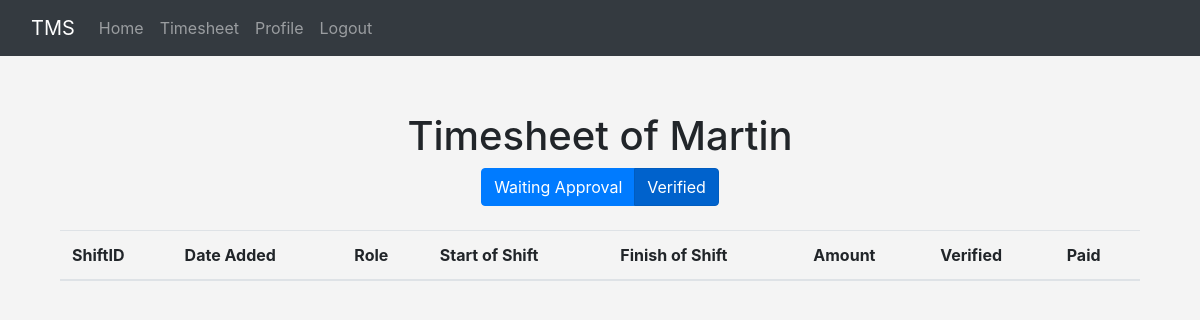
The page /verified_shifts (signed in) on the database as committed earlier.
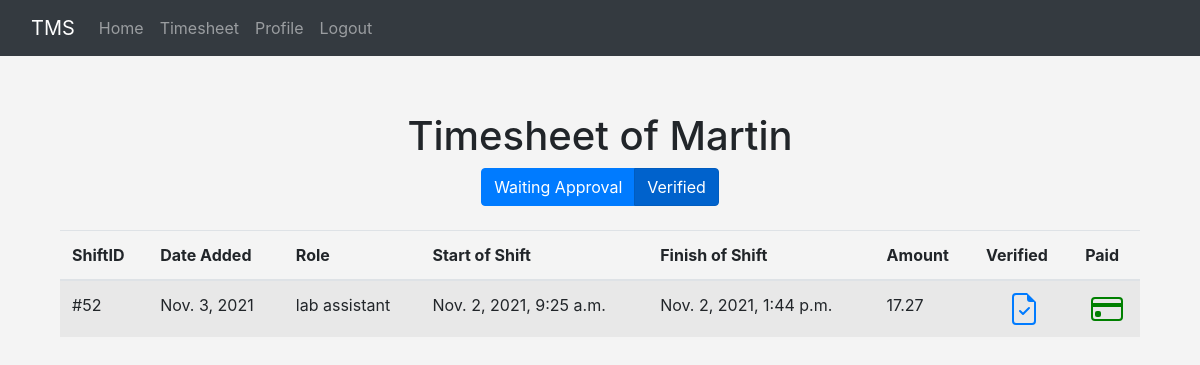
The same page on the database as committed later.
### timesheet/models.py (models this page shows, shortened)
class Shift(models.Model):
    studentID = models.ForeignKey(User, blank=True, null=True, on_delete=models.CASCADE)
    date = models.DateTimeField('Date added', auto_now_add=True)
    role = models.ForeignKey(Roles, blank=True, null=True, on_delete=models.SET_NULL)
    startHour = models.DateTimeField('Time started working')
    endHour = models.DateTimeField('Time finished working')
    verified = models.BooleanField(default=False)
    paid = models.BooleanField(default=False)
    def payment(self):
        time = self.endHour - self.startHour                                 #calculate time working
        payment = round(self.role.hourlyPay * time.seconds / 60 / 60,2)      #hourlyPay * hours worked, rounded for 2 demicals
        return payment

class Roles(models.Model):
    name = models.CharField('Type of role', max_length=120)
    hourlyPay = models.IntegerField('Payment per hour for a role')
    def __str__(self):
        return self.name

### timesheet/views.py (the view)
# urls.py: path('verified_shifts', views.verified_shifts, name="verified-shifts"),
def verified_shifts(request):
    shifts = Shift.objects.all().order_by('-date')
    return render(request, 'timesheet/verified_shifts.html', {'shifts': shifts})

### timesheet/templates/timesheet/verified_shifts.html (shortened to what this page needs)
{% extends 'timesheet/base.html' %}
    {% block content %}
    <center>
    <br>
    <div class="container">
        <h1>Timesheet of {{ user }}</h1>
        <div class="btn-group">
              <a href="{% url 'shifts' %}" class="btn btn-primary">Waiting Approval</a>
              <a href="{% url 'verified-shifts' %}" class="btn btn-primary active" aria-current="page">Verified</a>
        </div>
        <br/> <br/>
        <table class="table table-striped">
          <thead>
            <tr>
                <th scope="col">ShiftID</th>
                <th scope="col">Date Added</th>
                <th scope="col">Role</th>
                <th scope="col">Start of Shift</th>
                <th scope="col">Finish of Shift</th>
                <th scope="col">Amount</th>
                <th scope="col">Verified</th>
                <th scope="col">Paid</th>
            </tr>
          </thead>
            {% for shift in shifts %}
                {% if user == shift.studentID %}
                    {% if shift.verified %}
                        <tr>
                            <td>
                            #{{ shift.id }}
                            </td>
                            <td>
                            {{ shift.date.date }}
                            </td>
                            <td>
                            {{ shift.role }}
                            </td>
                            <td>
                            {{ shift.startHour }}
                            </td>
                            <td>
                            {{ shift.endHour }}
                            </td>
                            <td>
                            {{ shift.payment }}
                            </td>
                            <td align="center">
                                <a href="{% url 'verify-shift' shift.id %}">
                                </a>
                            </td>
                            <td align="center">
                                <a href="{% url 'pay-shift' shift.id %}">
                                </a>
                            </td>
                        </tr>
                    {% endif %}
                {% endif %}
            {% endfor %}
        </table>
    </div>
    </center>
    {% endblock %}

Rows that differ between the two databases and show on the page:
now on this page (row edited): Shift: id "52", date "Nov. 3, 2021", role "lab assistant", startHour "Nov. 2, 2021, 9:25 a.m.", endHour "Nov. 2, 2021, 1:44 p.m.", payment "17.27", paid True (drawn)
